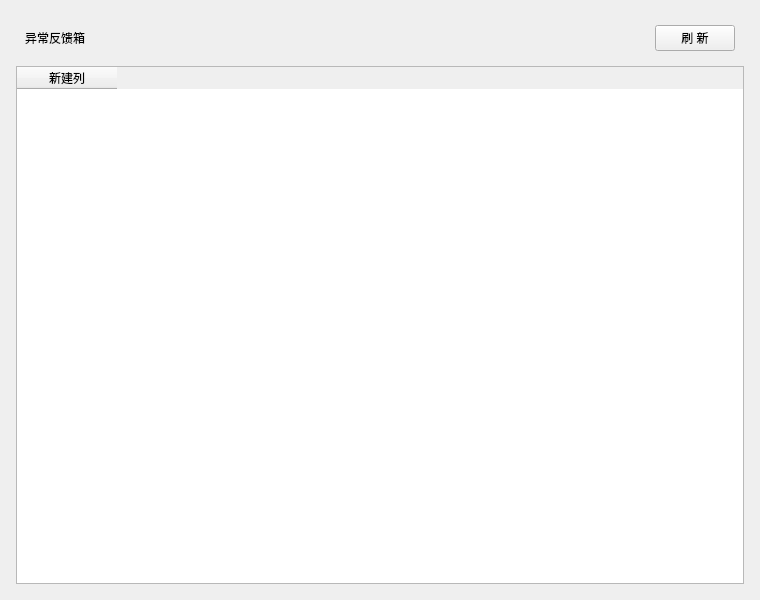
<?xml version="1.0" encoding="UTF-8"?>
<ui version="4.0">
 <class>AdminFeedbackWidget</class>
 <widget class="QWidget" name="AdminFeedbackWidget">
  <property name="geometry">
   <rect>
    <x>0</x>
    <y>0</y>
    <width>760</width>
    <height>600</height>
   </rect>
  </property>
  <property name="windowTitle">
   <string>Form</string>
  </property>
  <layout class="QVBoxLayout" name="verticalLayout">
   <property name="leftMargin">
    <number>16</number>
   </property>
   <property name="topMargin">
    <number>16</number>
   </property>
   <property name="rightMargin">
    <number>16</number>
   </property>
   <property name="bottomMargin">
    <number>16</number>
   </property>
   <item>
    <widget class="QWidget" name="topWidget" native="true">
     <layout class="QHBoxLayout" name="horizontalLayout">
      <item>
       <widget class="QLabel" name="titleLabel">
        <property name="text">
         <string>异常反馈箱</string>
        </property>
       </widget>
      </item>
      <item>
       <spacer name="hSpacer">
        <property name="orientation">
         <enum>Qt::Horizontal</enum>
        </property>
        <property name="sizeHint" stdset="0">
         <size>
          <width>40</width>
          <height>20</height>
         </size>
        </property>
       </spacer>
      </item>
      <item>
       <widget class="QPushButton" name="refreshBtn">
        <property name="text">
         <string>刷 新</string>
        </property>
       </widget>
      </item>
     </layout>
    </widget>
   </item>
   <item>
    <widget class="QTableWidget" name="feedbackTableWidget">
     <column>
      <property name="text">
       <string>新建列</string>
      </property>
     </column>
    </widget>
   </item>
  </layout>
 </widget>
 <resources/>
 <connections/>
</ui>
